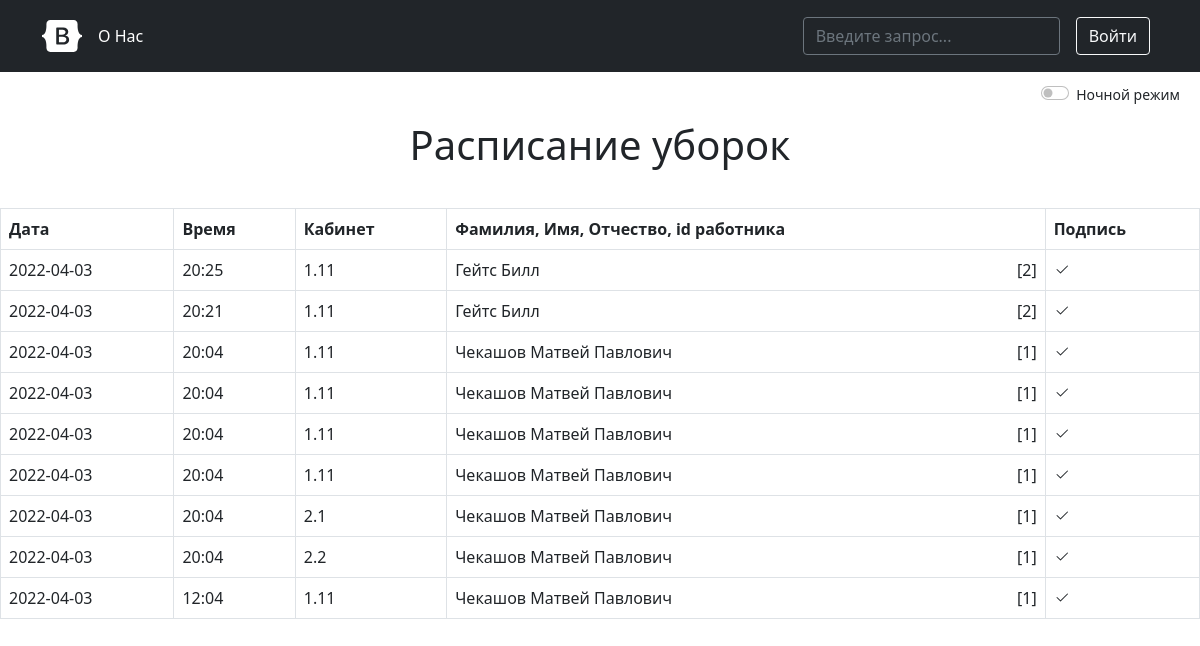
The page /schedules on the database as committed earlier.
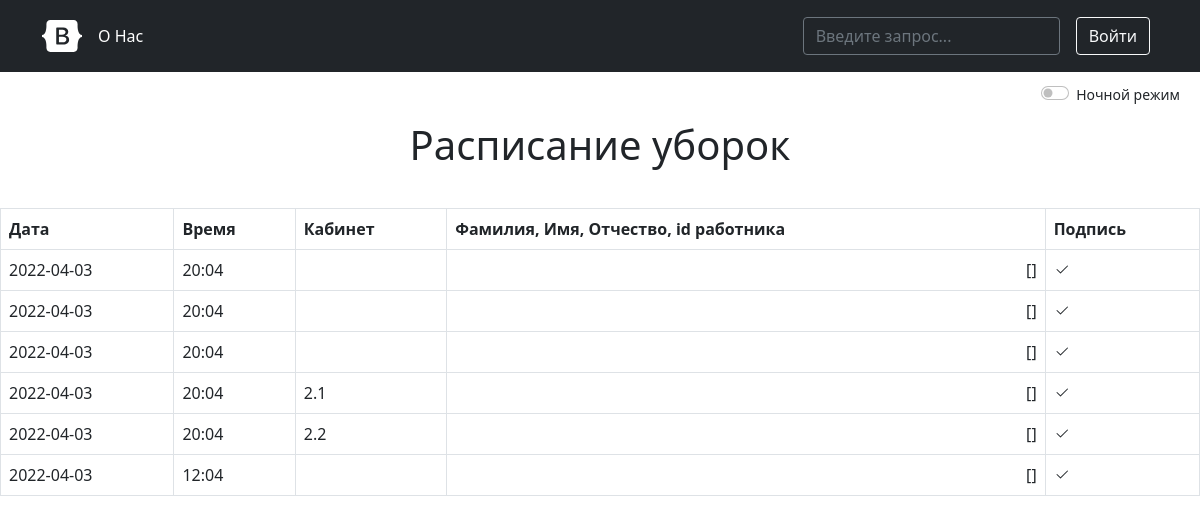
The same page on the database as committed later.
### models.py (models this page shows, shortened)
class ScheduleCleaning(db.Model):
    id = db.Column(db.Integer, primary_key=True)
    cabinet_id = db.Column(db.Integer, db.ForeignKey('cabinet.id'))
    user_id = db.Column(db.Integer, db.ForeignKey('user.id'))
    created_on = db.Column(db.DateTime, default=datetime.utcnow)
    updated_on = db.Column(db.DateTime, default=datetime.utcnow, onupdate=datetime.utcnow)

class Cabinet(db.Model):
    id = db.Column(db.Integer, primary_key=True)
    number = db.Column(db.String(48), nullable=False)
    created_on = db.Column(db.DateTime, default=datetime.utcnow)
    sc = db.relationship('ScheduleCleaning', backref='cabinet')

class User(db.Model, UserMixin):
    id = db.Column(db.Integer, primary_key=True)
    email = db.Column(db.String(64))
    login = db.Column(db.String(64), unique=True)
    name = db.Column(db.String(64), nullable=False)
    surname = db.Column(db.String(64), nullable=False)
    patronymic = db.Column(db.String(64))
    admin_status = db.Column(db.Boolean, default=False)
    password = db.Column(db.String(128), nullable=False)
    user_sc = db.relationship('ScheduleCleaning', backref='user')
    created_on = db.Column(db.DateTime, default=datetime.utcnow)
    __translate_dict = {'ь': '', 'ъ': '', 'а': 'a', 'б': 'b', 'в': 'v',
                        'г': 'g', 'д': 'd', 'е': 'e', 'ё': 'yo', 'ж': 'zh',
                        'з': 'z', 'и': 'i', 'й': 'y', 'к': 'k', 'л': 'l',
                        'м': 'm', 'н': 'n', 'о': 'o', 'п': 'p', 'р': 'r',
                        'с': 's', 'т': 't', 'у': 'u', 'ф': 'f', 'х': 'h',
                        'ц': 'ts', 'ч': 'ch', 'ш': 'sh', 'щ': 'sch', 'ы': 'yi',
                        'э': 'e', 'ю': 'yu', 'я': 'ya'}
    def login(self):
        pass

### controller.py (the view, shortened to what this page needs)
@app.route('/')
@app.route('/schedules')
def index():
    search = request.args.get('query')
    schedules = ScheduleCleaning.query.order_by(ScheduleCleaning.created_on.desc()).all()
    return render_template('index.html', schedules=schedules, User=User, Cabinet=Cabinet)

### controller.py (called while the page is built)
@app.after_request
def redirect_to_sign(response):
    if response.status_code == 401:
        return redirect(url_for('login'))
    return response

### templates/index.html (shortened to what this page needs)
<!DOCTYPE html>
<html lang="ru">
<head>
    <link href="https://cdn.jsdelivr.net/npm/bootstrap@5.1.3/dist/css/bootstrap.min.css" rel="stylesheet"
>
    <link type="text/css" rel="stylesheet" href="{{ url_for('static', filename='css/index.css') }}">
</head>
<body id="body">
{% include 'template/headers.html' %}
<div class="form-check form-switch" id="color_mode">
    <label style="float: right">
        <small>
            <input class="form-check-input" type="checkbox" id="ColorBackgroundMode"
                   onchange="controlColorBackgroundMode()">
            <label class="form-check-label" for="ColorBackgroundMode">Ночной режим</label>
        </small>
    </label>
</div>
<center><h1>Расписание уборок</h1></center>
<br>
<table class="table table-hover table-bordered">
    <tr>
        <th>Дата</th>
        <th>Время</th>
        <th>Кабинет</th>
        <th>Фамилия, Имя, Отчество, <span data-tooltip="Уникальный идентификатор пользователя">id</span> работника
        </th>
        <th>Подпись</th>
    </tr>
    {% for schedule in schedules %}
    {% set user = User.query.filter_by(id=schedule.user_id).first() %}
    {% set cabinet = Cabinet.query.filter_by(id=schedule.cabinet_id).first() %}
    <tr>
        <td>{{ schedule.created_on.strftime('%Y-%m-%d') }}</td>
        <td>{{ schedule.created_on.strftime('%H:%M') }}</td>
        <td>{{ cabinet.number }}</td>
        <td>{{ user.surname }} {{ user.name }} {{ user.patronymic }}<label id="id_worker"
                                                                           data-tooltip="Нажмите для детального просмотра"
                                                                           onclick="alert(
                                                                                   '{{ user.name }} {{ user.surname }} {{ user.patronymic }}, {{ user.email }}' +
                                                                                    '')">
            [{{ user.id }}]
        </label>
        </td>
        <td>
            <svg width="1em" height="1em" viewBox="0 0 16 16" class="bi bi-check2" fill="currentColor"
                 xmlns="http://www.w3.org/2000/svg">
                <path fill-rule="evenodd"
                      d="M13.854 3.646a.5.5 0 0 1 0 .708l-7 7a.5.5 0 0 1-.708 0l-3.5-3.5a.5.5 0 1 1 .708-.708L6.5 10.293l6.646-6.647a.5.5 0 0 1 .708 0z"/>
            </svg>
        </td>
    </tr>
    {% endfor %}
</table>
</body>
</html>

### templates/template/headers.html (shortened to what this page needs)
<head>
    <link href="https://cdn.jsdelivr.net/npm/bootstrap@5.1.3/dist/css/bootstrap.min.css" rel="stylesheet"
>
    <link href="{{ url_for('static', filename='css/headers.css') }}" rel="stylesheet">
</head>
<div id="site-head">
    <main class="site-header">
        <header class="p-3 bg-dark text-white">
            <div class="container">
                <div class="d-flex flex-wrap align-items-center justify-content-center justify-content-lg-start">
                    {% block img_url %}
                        <a href="{{ url_for('index') }}"
                           class="d-flex align-items-center mb-2 mb-lg-0 text-white text-decoration-none">
                            <svg class="bi me-2" width="40" height="32" role="img" aria-label="Bootstrap">
                                <use xlink:href="#bootstrap"/>
                            </svg>
                        </a>
                    {% endblock %}
                    <ul class="nav col-12 col-lg-auto me-lg-auto mb-2 justify-content-center mb-md-0">
                        {% block about_us %}
                            <li><a href="#" class="nav-link px-2 text-white">О Нас</a></li>
                        {% endblock %}
                    </ul>
                    {% block search %}
                        <form class="col-12 col-lg-auto mb-3 mb-lg-0 me-lg-3" action="{{ url_for('index')}}">
                            <input type="search" class="form-control form-control-dark" placeholder="Введите запрос..."
                                   aria-label="Поиск" name="query">
                        </form>
                    {% endblock %}
                    <div class="text-end">
                        {% if not current_user.is_authenticated %}
                        <button type="button" class="btn btn-outline-light me-2"
                                onclick="location.href=`{{ url_for('login') }}`">Войти
                        </button>
                        {% else %}
                        {% block logout %}
                        <button type="button" class="btn btn-outline-light me-2"
                                onclick="location.href=`{{ url_for('logout') }}`">Выйти
                        </button>
                        {% endblock %}
                        {% endif %}
                    </div>
                </div>
            </div>
        </header>
    </main>
</div>

### static/css/index.css (style rules this page uses)
body { background: white; }
center { margin-top: 15px; padding-bottom: 7px; }
#id_worker { float: right; }
#color_mode { margin-right: 20px; margin-top: 10px; }
[data-tooltip] { position: relative; }
[data-tooltip]::after { content: attr(data-tooltip); position: absolute; width: 116px; left: 0; top: 0; background: #3989c9; color: #fff; padding: 0.5em; box-shadow: 2px 2px 5px rgba(0, 0, 0, 0.3); pointer-events: none; opacity: 0; transition: 1s; font-size: 55%; border-radius: 7px; }

### static/css/headers.css (style rules this page uses)
.form-control-dark { color: #fff; background-color: var(--bs-dark); border-color: var(--bs-gray); }
.bi { vertical-align: -.125em; fill: currentColor; }

Rows that differ between the two databases and show on the page:
removed ScheduleCleaning: created_on "2022-04-03", created_on "20:25"
removed Cabinet: number "1.11"
removed User: surname "Гейтс", name "Билл", id "2"
removed ScheduleCleaning: created_on "2022-04-03", created_on "20:21"
removed ScheduleCleaning: created_on "2022-04-03", created_on "20:04"
removed User: surname "Чекашов", name "Матвей", patronymic "Павлович", id "1"
